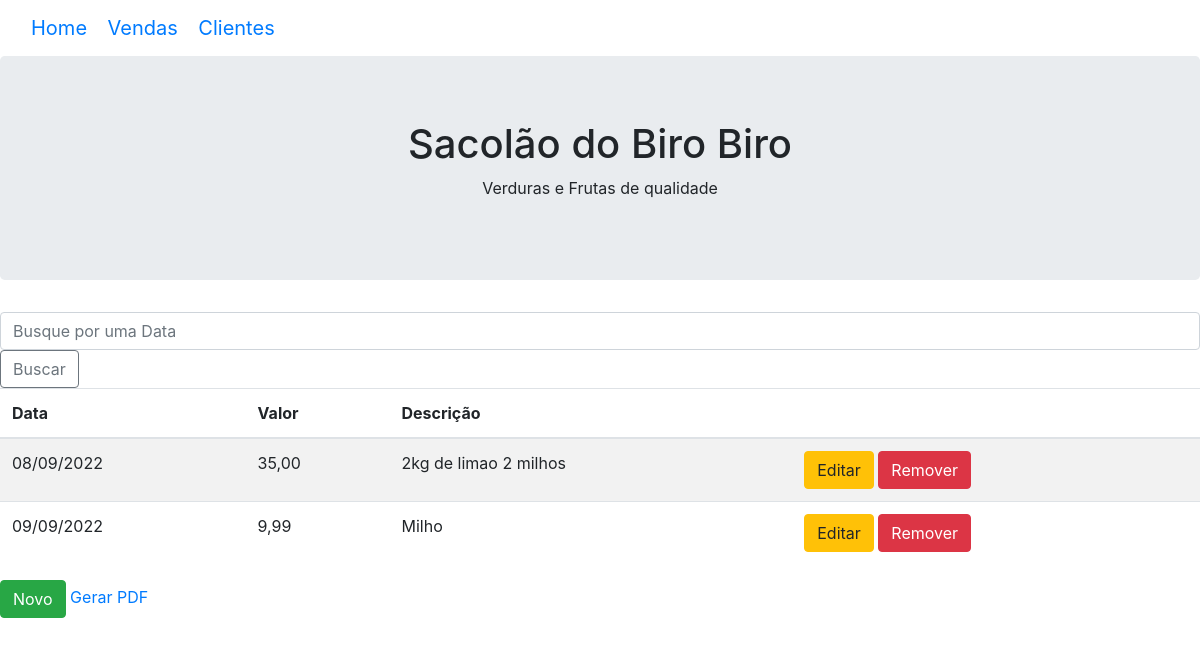
The page /listagem/ on the database as committed earlier.
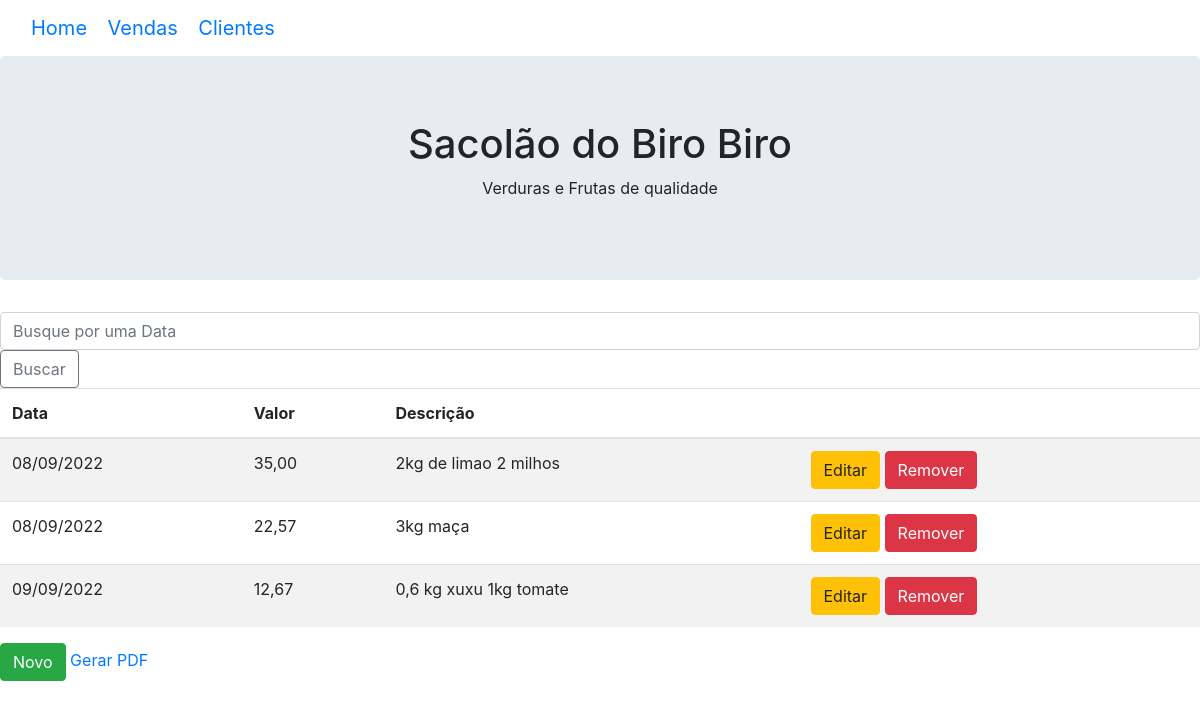
The same page on the database as committed later.
### contas/models.py (models this page shows)
class Transacao(models.Model):
    descricao = models.CharField(max_length=200)
    valor = models.CharField(max_length=200)
    categoria = models.ForeignKey(Categoria, on_delete=models.CASCADE)
    observacoes = models.TextField()

### contas/views.py (the view)
# urls.py: path('listagem/', listagem, name='url_listagem'),
def listagem(request):
    if 'q' in request.GET:
        q = request.GET['q']
        data = Transacao.objects.filter(descricao__contains=q)
    else:
        data = Transacao.objects.all()
    context = {
        'data': data
    }
    return render(request, 'contas/listagem.html', context)

### contas/templates/contas/listagem.html (shortened to what this page needs)
{% extends 'base.html' %}
{% block content %}
            <table class="table table-striped">
                <thead>
                    <tr>
                        <th>Data</th>
                        <th>Valor</th>
                        <th>Descrição</th>
                        <th></th>
                    </tr>
                </thead>
                <tbody>
                    {% for data in data %}
                    <tr>
                        <td>{{ data.descricao }} </td>
                        <td>{{ data.valor }}</td>
                        <td>{{ data.observacoes}}</td>
                        <td><a class="btn btn-warning" href="{% url 'url_update' data.id %}">Editar</a>
                            <a class="btn btn-danger" href="{% url 'url_delete' data.id %}">Remover</a></td>
                    </tr>
                    {% endfor %}
                    <form class"form-inline">
                        <input class="form-control me-2" type="search" name="q" placeholder="Busque por uma Data">
                        <button class="btn btn-outline-secondary" type="submit">Buscar</button>
                    </form>
                </tbody>
            </table>
<a class="btn btn-success" href="{% url 'url_nova' %}">Novo</a>
<a class="" href="{% url 'url_pdf' %}"> Gerar PDF</a>
{% endblock %}

Rows that differ between the two databases and show on the page:
removed Transacao: descricao "09/09/2022", valor "9,99", observacoes "Milho"
added Transacao: descricao "08/09/2022", valor "22,57", observacoes "3kg maça"
added Transacao: descricao "09/09/2022", valor "12,67", observacoes "0,6 kg xuxu 1kg tomate"
